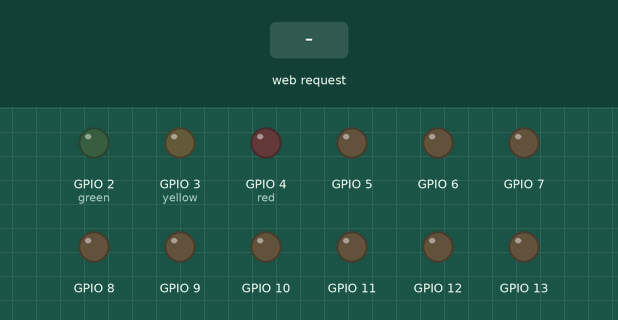
Recording of a program running on a simulated Raspberry Pi (BCM pin numbers). On the bench: output pins drawn as LEDs (lit = HIGH). Inputs (shaded band) come from the test bench. What the program prints to the terminal is not drawn.

Above: at 1.2 s.
1.3 s: HTTP request for /update-lights received
At 1.9 s:
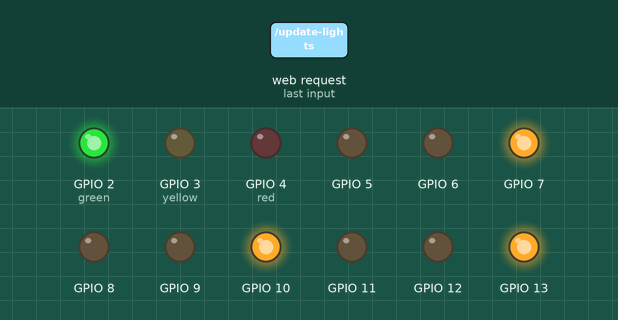
At 6.9 s:
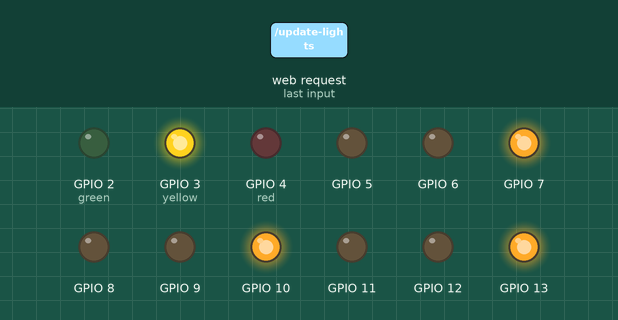
Timing chart, 0 to 16.8 s (numbered marks = the images above; inputs shaded):
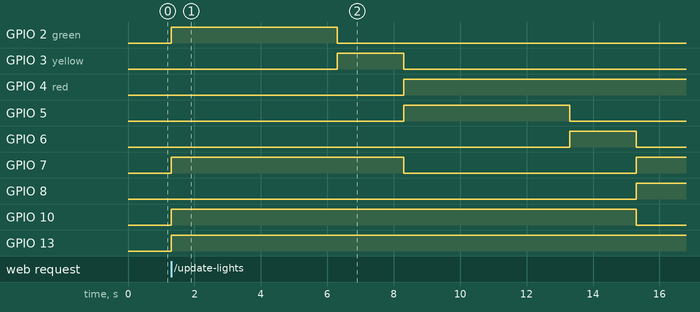

The program:

demo.py
```python
from flask import Flask, request, jsonify
import RPi.GPIO as GPIO
import time

app = Flask(__name__)

# Define GPIO Pins for LEDs
lanes = [
    {"red": 4, "yellow": 3, "green": 2},
    {"red": 7, "yellow": 6, "green": 5},
    {"red": 10, "yellow": 9, "green": 8},
    {"red": 13, "yellow": 12, "green": 11}
]

# Setup GPIO
GPIO.setmode(GPIO.BCM)
for lane in lanes:
    for light in lane.values():
        GPIO.setup(light, GPIO.OUT)
        GPIO.output(light, 0)  # Turn OFF initially

# Function to control LEDs
def set_traffic_lights(active_lane, green_time=5):
    for i, lane in enumerate(lanes):
        GPIO.output(lane["red"], 1 if i != active_lane else 0)
        GPIO.output(lane["yellow"], 0)
        GPIO.output(lane["green"], 1 if i == active_lane else 0)

    time.sleep(green_time)  # Green ON

    # Switch to Yellow before turning Red
    GPIO.output(lanes[active_lane]["green"], 0)
    GPIO.output(lanes[active_lane]["yellow"], 1)
    time.sleep(2)

    GPIO.output(lanes[active_lane]["yellow"], 0)  # Yellow OFF

# API to trigger lights
@app.route("/update-lights", methods=["POST"])
def update_lights():
    for i in range(len(lanes)):
        set_traffic_lights(i, 5)  # Green for 5 sec each lane

    return jsonify({"message": "Traffic light cycle completed"})

# API to turn on a specific lane manually
@app.route("/set-lane/<int:lane_id>", methods=["POST"])
def set_lane(lane_id):
    if lane_id < 0 or lane_id >= len(lanes):
        return jsonify({"error": "Invalid lane ID"}), 400

    set_traffic_lights(lane_id, 10)  # Default 10s green
    return jsonify({"message": f"Lane {lane_id+1} is now Green"})

# Cleanup GPIO on exit
@app.route("/shutdown", methods=["POST"])
def shutdown():
    GPIO.cleanup()
    return jsonify({"message": "GPIO cleaned up and server shutting down"}), 200

if __name__ == "__main__":
    try:
        app.run(host="0.0.0.0", port=5000, debug=True)
    except KeyboardInterrupt:
        GPIO.cleanup()
```

Measured:
- after the input at 1.3 s, GPIO 2 (green): LOW → HIGH at once, → LOW 5.0 s later; GPIO 3 (yellow): LOW → HIGH after 5.0 s, → LOW 2.0 s later; GPIO 4 (red): LOW → HIGH after 7.0 s; GPIO 5: LOW → HIGH after 7.0 s, → LOW 5.0 s later; GPIO 6: LOW → HIGH after 12.0 s, → LOW 2.0 s later
